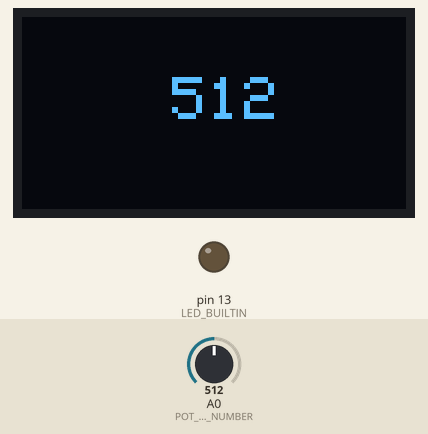
Bench run of a sketch on a simulated Arduino Uno, built with avr-gcc and run on an emulated ATmega328P. On the bench: 128×64 one-colour display, output pins drawn as LEDs (lit = HIGH). The test bench sets the inputs (shaded band); at power-on: A0 (POT_PIN_NUMBER) = 512. What the sketch prints to the serial monitor is not drawn.

Above: at 1.2 s.
1.3 s: A0 (POT_PIN_NUMBER) set to 716
At 1.7 s:
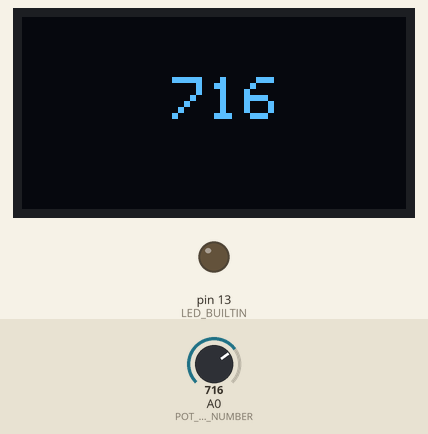
2.8 s: A0 (POT_PIN_NUMBER) set to 900
At 4.0 s:
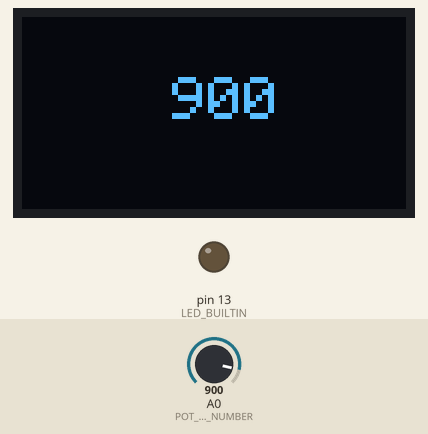
4.3 s: A0 (POT_PIN_NUMBER) set to 1023
At 4.6 s:
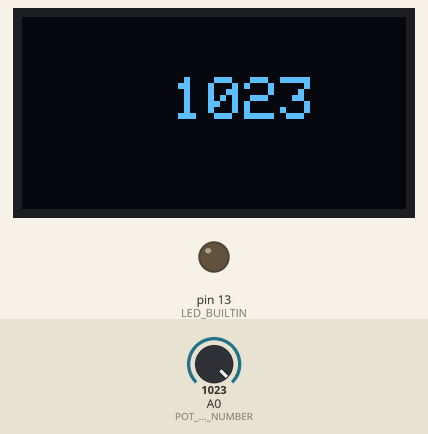
Timing chart, 0 to 7.3 s (numbered marks = the images above; inputs shaded):
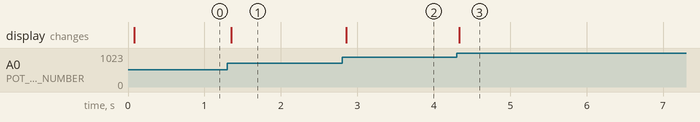

Measured:
- after the input at 1.3 s, the display: changes after 0.05 s (image 1)
- after the input at 2.8 s, the display: changes after 0.05 s (image 2)
- after the input at 4.3 s, the display: changes at once (image 3)

The sketch:

intro-microcontrollers-lab-005.ino
```cpp
#include <Wire.h>
#include <Adafruit_GFX.h>
#include <Adafruit_SSD1306.h>

#define POT_PIN_NUMBER A0

#define OLED_WIDTH_PIXELS  128
#define OLED_HEIGHT_PIXELS 64

#define OLED_I2C_ADDRESS 0x3C

Adafruit_SSD1306 oled;

void setup() {
  // put your setup code here, to run once:

  pinMode(LED_BUILTIN, OUTPUT);

  digitalWrite(LED_BUILTIN, LOW);

  Serial.begin(115200);

  oled = Adafruit_SSD1306(OLED_WIDTH_PIXELS, OLED_HEIGHT_PIXELS, &Wire, -1);

  if (!oled.begin(SSD1306_SWITCHCAPVCC, OLED_I2C_ADDRESS))
  {
    while (true)
    {
      Serial.println("ERROR: Unable to initialize OLED display");
      delay(1000);
    }
  }

  oled.clearDisplay();
  oled.setTextSize(2);
  oled.setTextColor(WHITE);
  oled.display();
}

void loop() {
  // put your main code here, to run repeatedly:

  uint16_t adcReading = analogRead(POT_PIN_NUMBER);

  Serial.println(adcReading);

  oled.clearDisplay();
  oled.setCursor(50, 20);
  oled.println(adcReading);
  oled.display();
}
```
